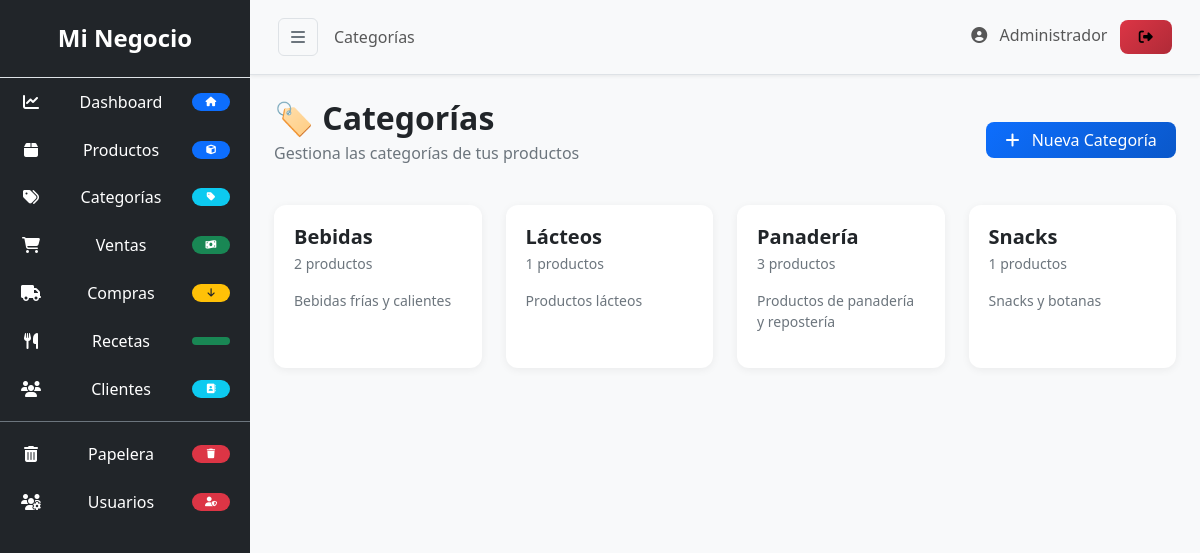
The page /pages/categorias.php (signed in) on the database its author committed.
### tables this page shows
CREATE TABLE categorias (
    id INT PRIMARY KEY AUTO_INCREMENT,
    nombre VARCHAR(100) NOT NULL,
    descripcion TEXT,
    created_at TIMESTAMP DEFAULT CURRENT_TIMESTAMP
);

### pages/categorias.php (the view, shortened to what this page needs)
<?php
$page = 'categorias';
$page_title = 'Categorías';
$db = Database::getInstance()->getConnection();
$categorias = $db->query("
    SELECT c.*, COUNT(p.id) as total_productos
    FROM categorias c
    LEFT JOIN productos p ON p.categoria_id = c.id
    GROUP BY c.id
    ORDER BY c.nombre ASC
");
?>
<div class="d-flex justify-content-between align-items-center mb-4">
    <div>
        <h1 class="h2 fw-bold mb-1">🏷️ Categorías</h1>
        <p class="text-secondary">Gestiona las categorías de tus productos</p>
    </div>
    <button class="btn btn-primary" onclick="abrirNuevaCategoria()">
        <i class="fas fa-plus me-2"></i> Nueva Categoría
    </button>
</div>
<div class="row g-4">
    <?php while($cat = $categorias->fetch_assoc()): ?>
    <div class="col-md-3">
        <div class="card border-0 shadow-sm h-100">
            <div class="card-body">
                <div class="d-flex justify-content-between align-items-start">
                    <div>
                        <h5 class="fw-bold mb-1"><?php echo htmlspecialchars($cat['nombre']); ?></h5>
                        <p class="text-secondary small">
                            <?php echo $cat['total_productos'] ?? 0; ?> productos
                        </p>
                        <?php if($cat['descripcion']): ?>
                            <p class="text-secondary small"><?php echo htmlspecialchars($cat['descripcion']); ?></p>
                        <?php endif; ?>
                    </div>
                </div>
            </div>
        </div>
    </div>
    <?php endwhile; ?>
</div>
<?php
$content = ob_get_clean();
include '../layout.php';
?>

### layout.php (shortened to what this page needs)
<!DOCTYPE html>
<html lang="es">
<head>
    <link href="https://cdn.jsdelivr.net/npm/bootstrap@5.3.0/dist/css/bootstrap.min.css" rel="stylesheet">
    <link rel="stylesheet" href="https://cdnjs.cloudflare.com/ajax/libs/font-awesome/6.4.0/css/all.min.css">
    <link rel="stylesheet" href="assets/css/style.css">
</head>
<body>
<div class="d-flex" id="wrapper">
    <div class="bg-dark text-white" id="sidebar-wrapper">
        <div class="sidebar-heading text-center py-4 border-bottom">
            <h4><?php echo SITE_NAME; ?></h4>
        </div>
        <div class="list-group list-group-flush">
            <a href="/mi-negocio-web/dashboard.php"
                class="list-group-item list-group-item-action bg-dark text-white border-0 <?php echo ($page == 'dashboard') ? 'active' : ''; ?>">
                <i class="fas fa-chart-line me-2"></i> Dashboard
                <span class="badge bg-primary float-end"><i class="fas fa-home"></i></span>
            </a>
            <a href="/mi-negocio-web/pages/productos.php"
                class="list-group-item list-group-item-action bg-dark text-white border-0 <?php echo ($page == 'productos') ? 'active' : ''; ?>">
                <i class="fas fa-box me-2"></i> Productos
                <span class="badge bg-primary float-end"><i class="fas fa-cube"></i></span>
            </a>
            <a href="/mi-negocio-web/pages/categorias.php"
                class="list-group-item list-group-item-action bg-dark text-white border-0 <?php echo ($page == 'categorias') ? 'active' : ''; ?>">
                <i class="fas fa-tags me-2"></i> Categorías
                <span class="badge bg-info float-end"><i class="fas fa-tag"></i></span>
            </a>
            <a href="/mi-negocio-web/pages/ventas.php"
                class="list-group-item list-group-item-action bg-dark text-white border-0 <?php echo ($page == 'ventas') ? 'active' : ''; ?>">
                <i class="fas fa-shopping-cart me-2"></i> Ventas
                <span class="badge bg-success float-end"><i class="fas fa-money-bill-wave"></i></span>
            </a>
            <a href="/mi-negocio-web/pages/compras.php"
                class="list-group-item list-group-item-action bg-dark text-white border-0 <?php echo ($page == 'compras') ? 'active' : ''; ?>">
                <i class="fas fa-truck me-2"></i> Compras
                <span class="badge bg-warning text-dark float-end"><i class="fas fa-arrow-down"></i></span>
            </a>
            <a href="/mi-negocio-web/pages/recetas.php"
                class="list-group-item list-group-item-action bg-dark text-white border-0 <?php echo ($page == 'recetas') ? 'active' : ''; ?>">
                <i class="fas fa-utensils me-2"></i> Recetas
                <span class="badge bg-success float-end"><i class="fas fa-chef-hat"></i></span>
            </a>
            <a href="/mi-negocio-web/pages/clientes.php"
                class="list-group-item list-group-item-action bg-dark text-white border-0 <?php echo ($page == 'clientes') ? 'active' : ''; ?>">
                <i class="fas fa-users me-2"></i> Clientes
                <span class="badge bg-info float-end"><i class="fas fa-address-book"></i></span>
            </a>
            <?php if(isset($_SESSION['user_rol']) && $_SESSION['user_rol'] === 'admin'): ?>
            <div class="border-bottom border-secondary my-2"></div>
            <a href="/mi-negocio-web/pages/papelera.php"
                class="list-group-item list-group-item-action bg-dark text-white border-0 <?php echo ($page == 'papelera') ? 'active' : ''; ?>">
                <i class="fas fa-trash-alt me-2"></i> Papelera
                <span class="badge bg-danger float-end"><i class="fas fa-trash"></i></span>
            </a>
            <a href="/mi-negocio-web/pages/usuarios.php"
                class="list-group-item list-group-item-action bg-dark text-white border-0 <?php echo ($page == 'usuarios') ? 'active' : ''; ?>">
                <i class="fas fa-users-cog me-2"></i> Usuarios
                <span class="badge bg-danger float-end"><i class="fas fa-user-shield"></i></span>
            </a>
            <?php endif; ?>
        </div>
    </div>
    <div id="page-content-wrapper" class="w-100">
        <nav class="navbar navbar-expand-lg navbar-light bg-light border-bottom">
            <div class="container-fluid">
                <button class="btn btn-outline-secondary" id="menu-toggle">
                    <i class="fas fa-bars"></i>
                </button>
                <span class="navbar-text ms-3 d-none d-md-inline">
                    <?php echo $page_title ?? 'Dashboard'; ?>
                </span>
                <span class="navbar-text ms-auto">
                    <i class="fas fa-user-circle me-2"></i>
                    <?php echo htmlspecialchars($_SESSION['user_name'] ?? 'Usuario'); ?>
                    <a href="/mi-negocio-web/logout.php" class="btn btn-sm btn-danger ms-2">
                        <i class="fas fa-sign-out-alt"></i>
                    </a>
                </span>
            </div>
        </nav>
        <div class="container-fluid px-4 py-4">
            <?php echo $content ?? ''; ?>
        </div>
    </div>
</div>
</body>
</html>

### assets/css/style.css (style rules this page uses)
:root { --sidebar-width: 250px; --sidebar-bg: #212529; --sidebar-color: #ffffff; --sidebar-active: #0d6efd; --sidebar-hover: #2c3034; --primary-color: #0d6efd; --success-color: #198754; --warning-color: #ffc107; --danger-color: #dc3545; --info-color: #0dcaf0; --font-family: 'Segoe UI', Tahoma, Geneva, Verdana, sans-serif; }
* { margin: 0; padding: 0; box-sizing: border-box; }
body { font-family: var(--font-family); background: #f8f9fa; overflow-x: hidden; }
#wrapper { display: flex; overflow-x: hidden; }
#sidebar-wrapper { min-height: 100vh; min-width: var(--sidebar-width); max-width: var(--sidebar-width); background: var(--sidebar-bg); color: var(--sidebar-color); transition: margin 0.25s ease-out, transform 0.25s ease-out; z-index: 1050; position: relative; }
#sidebar-wrapper .sidebar-heading { font-weight: 700; font-size: 1.2rem; padding: 1rem 0; border-bottom: 1px solid rgba(255,255,255,0.1); }
#sidebar-wrapper .sidebar-heading h4 { margin: 0; font-weight: 700; }
#sidebar-wrapper .list-group-item { background: transparent; color: rgba(255,255,255,0.8); border: none; border-left: 3px solid transparent; border-radius: 0; padding: 12px 20px; display: flex; align-items: center; justify-content: space-between; transition: all 0.3s ease; }
#sidebar-wrapper .list-group-item.active { background: var(--sidebar-active); color: #ffffff; border-left-color: var(--sidebar-active); }
#sidebar-wrapper .list-group-item i:first-child { width: 22px; text-align: center; margin-right: 10px; }
#sidebar-wrapper .list-group-item .badge { font-size: 0.65rem; padding: 4px 8px; display: inline-flex; align-items: center; gap: 4px; }
#sidebar-wrapper .list-group-item .badge i { font-size: 0.6rem; margin: 0; }
#page-content-wrapper { flex: 1; min-height: 100vh; transition: all 0.25s ease-out; }
@media (min-width: 768px) { #sidebar-wrapper { position: relative; transform: none; } }
.navbar { box-shadow: 0 1px 4px rgba(0,0,0,0.08); padding: 0.75rem 1rem; }
#menu-toggle { border: 1px solid #dee2e6; background: transparent; padding: 0.4rem 0.75rem; border-radius: 0.375rem; transition: all 0.2s ease; }
.card { border: none; border-radius: 0.75rem; box-shadow: 0 2px 12px rgba(0,0,0,0.06); transition: transform 0.2s ease, box-shadow 0.2s ease; }
.card-body { padding: 1.25rem; }
.badge { font-weight: 500; padding: 0.35rem 0.65rem; border-radius: 50rem; }
.badge i { margin-right: 4px; }
.btn { font-weight: 500; border-radius: 0.5rem; padding: 0.4rem 1.2rem; transition: all 0.2s ease; }
.btn-primary { background: linear-gradient(135deg, #0d6efd, #0a58ca); border: none; }
.btn-danger { background: linear-gradient(135deg, #dc3545, #b02a37); border: none; }
.shadow-sm { box-shadow: 0 2px 8px rgba(0,0,0,0.06) !important; }

### rows shown on the page
categorias: nombre "Bebidas", total_productos "2", descripcion "Bebidas frías y calientes"
categorias: nombre "Lácteos", total_productos "1", descripcion "Productos lácteos"
categorias: nombre "Panadería", total_productos "3", descripcion "Productos de panadería y repostería"
categorias: nombre "Snacks", total_productos "1", descripcion "Snacks y botanas"

### other values the page prints
SITE_NAME "Mi Negocio"
$page_title "Categorías"
$_SESSION['user_name'] "Administrador"
